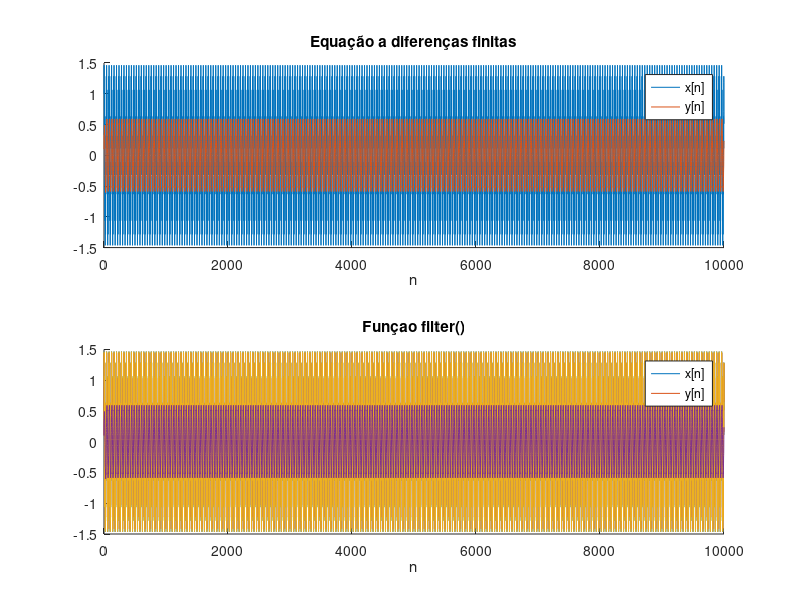

MATLAB code to generate this figure:

close all
clear 
clc 

alfa = 0.1;
y_ant = 0;
N = 10000;
f1 = 1/40;
A1 = 1;
f2 = 1/5;
A2 = 0.5;
fs = 10e3;
t = 0:N-1;

x = A1*cos(2*pi*t*f1) + A2 * sin(2*pi*t*f2);
y = linspace(1, N);


for i=1:N
    y(i) = alfa*x(i) + (1-alfa)*y_ant;
    y_ant = y(i);
end 

figure(1);
subplot(2,1,1);
hold ON
plot(x); plot(y);
xlabel('n');
legend('x[n]', 'y[n]'); title('Equação a diferenças finitas');
hold OFF

a = 1;
b = [alfa (1-alfa)];
y2 = filter(b,a,x);
subplot(2, 1, 2);

hold ON
plot(x); plot(y2);
xlabel('n');
legend("x[n]", "y[n]"); title("Funçao filter()");
hold OFF

a = 1;
b = [alfa (1-alfa)];
y2 = filter(b,a,x);
subplot(2, 1, 2);

hold ON
plot(x); plot(y);
xlabel('n');
legend("x[n]", "y[n]"); title("Funçao filter()");
hold OFF


